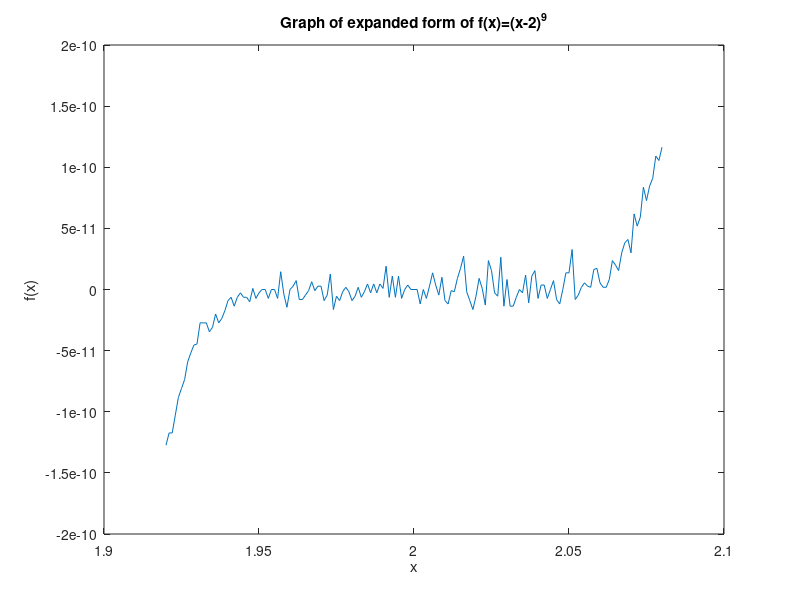
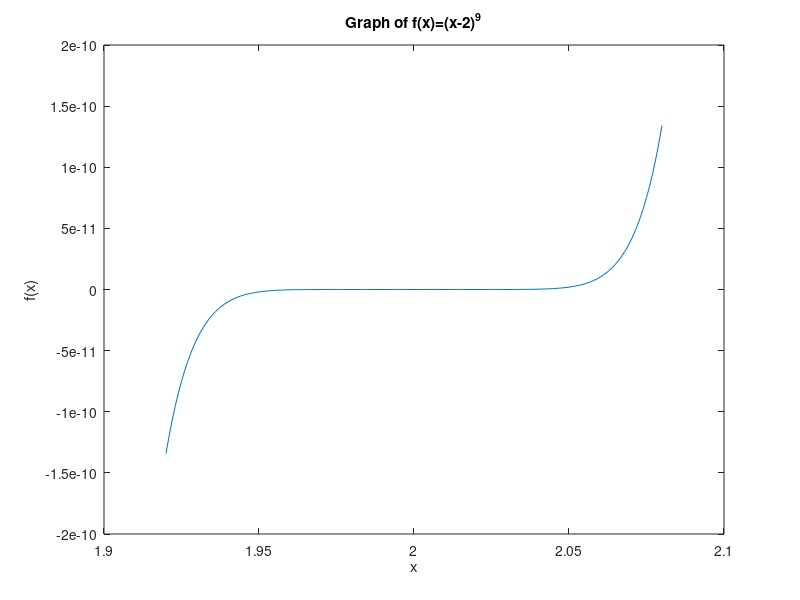

Write MATLAB code to recreate these figures, in order.
function hw1q4()
x = 1.92:0.001:2.08;

figure();
plot(x,f1(x));
title('Graph of expanded form of f(x)=(x-2)^9');
xlabel('x');
ylabel('f(x)');

figure();
plot(x,f2(x));
title('Graph of f(x)=(x-2)^9');
xlabel('x');
ylabel('f(x)');

function y = f1(x)
% This function returns %y = x^9 - 18*x^8 + 144*x^7 - 627*x^6 + 2016*x^5 - 4032*x^4 + 5376*x^3 - 4608x^2 + 2304*x - 512
y = x.^9 - 18*x.^8 + 144*x.^7 - 672*x.^6 + 2016*x.^5 ... 
    - 4032*x.^4 + 5376*x.^3 - 4608*x.^2 + 2304*x - 512;
end

function y = f2(x)%This function returns 
% y = (x-2)^9
y = (x-2).^9;
end
end